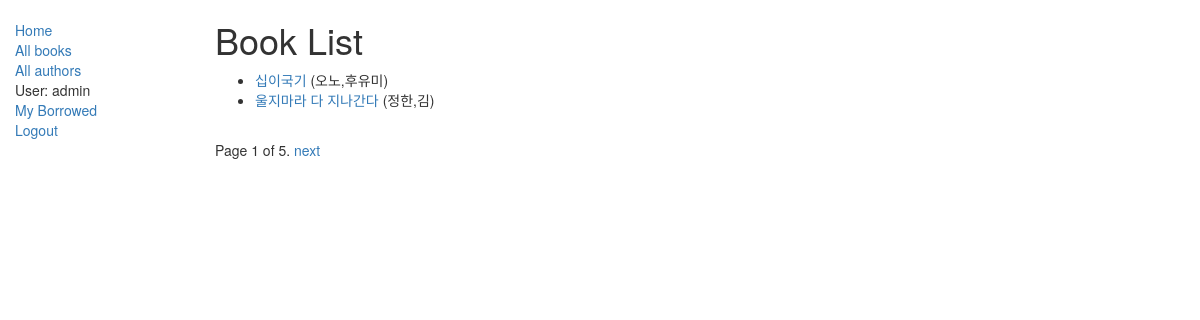
Page /catalog/books/ (signed in) on the committed database.
### catalog/models.py (models this page shows, shortened)
class Book(models.Model):
    title = models.CharField(max_length=200)
    author = models.ForeignKey('Author', on_delete=models.SET_NULL, null=True)
    summary = models.TextField(max_length=1000, help_text='책에 대해 간단하게 설명하세요')
    isbn = models.CharField('ISBN',max_length=13, help_text='13 Character <a href="https://www.isbn-international.org/content/what-isbn">ISBN number</a>')
    genre = models.ManyToManyField('Genre', help_text='이 책의 장르를 선택하세요 ')
    def get_absolute_url(self):
        return reverse('catalog:book_detail', args=[str(self.id)])
    def display_genre(self):
        return ", ".join([genre.name for genre in self.genre.all()[:3] ])
    display_genre.short_description = 'Genre'

class Author(models.Model):
    first_name = models.CharField(max_length=100)
    last_name = models.CharField(max_length=100)
    date_of_birth = models.DateField( null=True, blank=True)
    date_of_death = models.DateField('Died', null=True, blank=True)
    class Meta:
        ordering = ["last_name", "first_name"]
    def __str__(self):
        return '{0},{1}'.format(self.last_name, self.first_name)

### catalog/views.py (the view)
class BookListView(generic.ListView):
    model = Book
    template_name = 'catalog/book_list.html'
    context_object_name = 'book_list'
    paginate_by = 2

### catalog/templates/catalog/book_list.html
{% extends "catalog/base_generic.html" %}
{% block content %}
    <h1>Book List</h1>
    {% if book_list %}
    <ul>
      {% for book in book_list %}
      <li>
        <a href="{{ book.get_absolute_url }}">{{ book.title }}</a> ({{book.author}})
      </li>
      {% endfor %}
    </ul>
    {% else %}
      <p>There are no books in the library.</p>
    {% endif %}
{% endblock %}

### catalog/templates/catalog/base_generic.html (shortened to what this page needs)
<!DOCTYPE html>
<html lang="en">
<head>
    <link rel="stylesheet" href="https://maxcdn.bootstrapcdn.com/bootstrap/3.3.7/css/bootstrap.min.css">
    {% load static %}
    <link rel="stylesheet" href="{% static 'css/styles.css' %}">
</head>
<body>
<div class="container-fluid">
    <div class="row">
        <div class="col-sm-2">
            {% block sidebar %}
            <ul class="sidebar-nav">
                <li><a href="{% url 'catalog:index' %}">Home</a></li>
                <li><a href="{% url 'catalog:books' %}">All books</a></li>
                <li><a href="{% url 'catalog:authors' %}">All authors</a></li>
                {% if user.is_authenticated %}
                <li>User: {{ user.get_username }}</li>
                <li><a href="{% url 'catalog:my_borrowed' %}">My Borrowed</a></li>
                <li><a href="{% url 'logout'%}?next={{request.path}}">Logout</a></li>
                {% else %}
                <li><a href="{% url 'login'%}?next={{request.path}}">Login</a></li>
                {% endif %}
            </ul>
            {% endblock %}
        </div>
        <div class="col-sm-10 ">
            {% block content %}
            {% endblock %}
            {% block pagination %}
            {% if is_paginated %}
            <div class="pagination">
          <span class="page-links">
              <span class="page-current">
                  Page {{ page_obj.number }} of {{ page_obj.paginator.num_pages }}.
              </span>
              {% if page_obj.has_next %}
                  <a href="{{ request.path }}?page={{ page_obj.next_page_number }}">next</a>
              {% endif %}
          </span>
            </div>
            {% endif %}
            {% endblock %}
        </div>
    </div>
</div>
</body>
</html>

### catalog/static/css/styles.css (style rules this page uses)
.sidebar-nav { margin-top: 20px; padding: 0; list-style: none; }

### rows in the picture
Book: title "십이국기", author "오노,후유미"
Book: title "울지마라 다 지나간다", author "정한,김"

### other values in the picture
{{ user.get_username }} "admin"
{{ page_obj.number }} "1"
{{ page_obj.paginator.num_pages }} "5"
